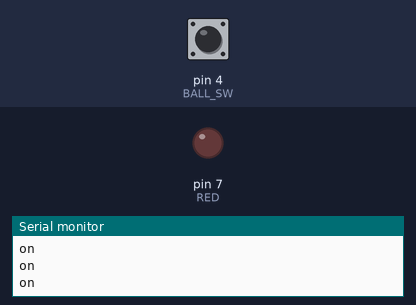
Simulated run of this sketch. Board: Arduino Uno, built with avr-gcc and run on an emulated ATmega328P. Parts: output pins drawn as LEDs (lit = HIGH), the last lines printed to the serial monitor. The test bench sets the inputs (shaded band); at power-on: pin 4 (BALL_SW) HIGH.

Above: at 1.8 s.
1.9 s: pin 4 (BALL_SW) pulled LOW for 0.6 s
At 2.4 s:
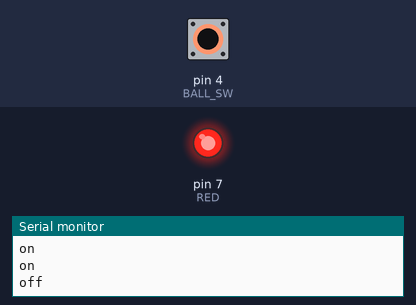
4.0 s: pin 4 (BALL_SW) pulled LOW for 3.2 s
At 8.1 s:
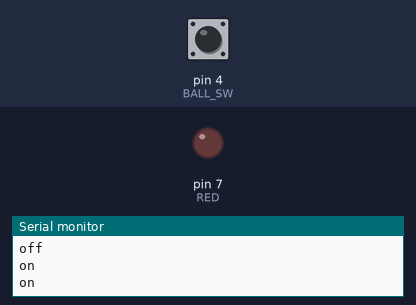
Timing chart, 0 to 9.6 s (numbered marks = the images above; inputs shaded):
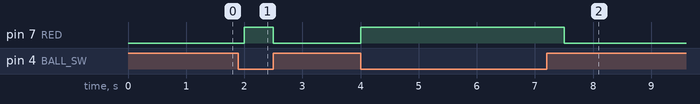

The sketch:

example05.ino
```cpp
#define RED 7
#define BALL_SW 4
void setup() {
  // put your setup code here, to run once:
  pinMode(RED , OUTPUT);
  pinMode(BALL_SW, INPUT_PULLUP);
  Serial.begin(9600);

}

void loop() {
  // put your main code here, to run repeatedly:
  if(digitalRead(BALL_SW) ){
    digitalWrite(RED , LOW); //LED ON
    Serial.println("on");
  }else{
    digitalWrite(RED, HIGH); // LED OFF
    Serial.println("off");
  }
  delay(500);

}
```

Measured:
- after the input at 1.9 s, pin 7 (RED): LOW → HIGH after 0.10 s, → LOW 0.50 s later
- after the input at 4.0 s, pin 7 (RED): LOW → HIGH at once, → LOW 3.5 s later
